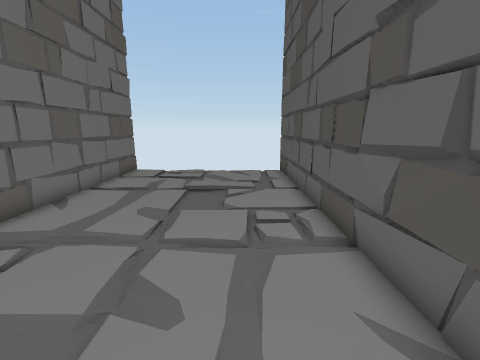
view 1 (above)

14 first-person views from a walk through a 3-D level made in the Unity game engine. The camera is 1.3 m above the floor, tilts 12° down and sees 90° across. The floor is counted in squares, 0.5 m on a side. Each view is taken from the middle of a square. On the plan, view 1 faces up. The plan holds only what a view shows up to about 17 squares ahead; the rest is blank. The place goes on beyond the plan.

view 2
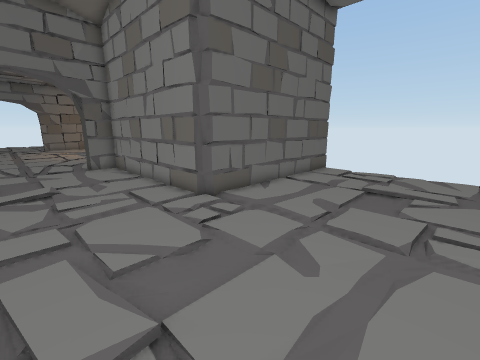

view 3
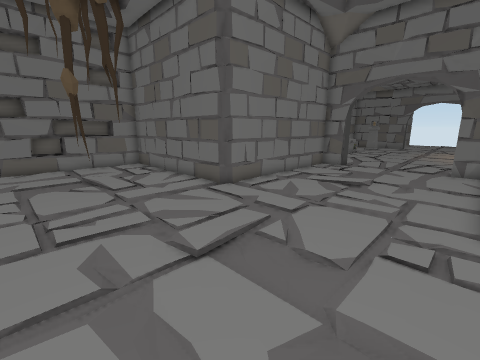

view 4
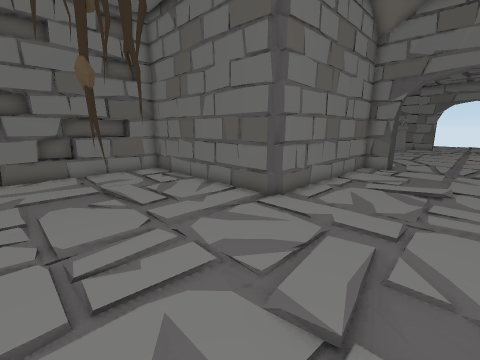

view 5
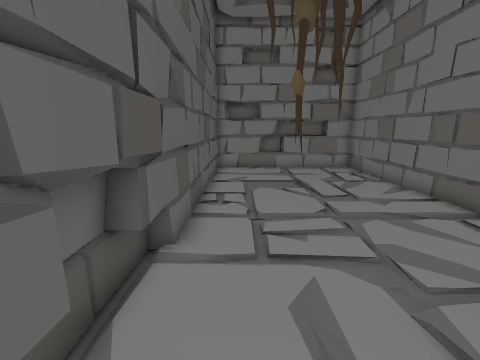

view 6
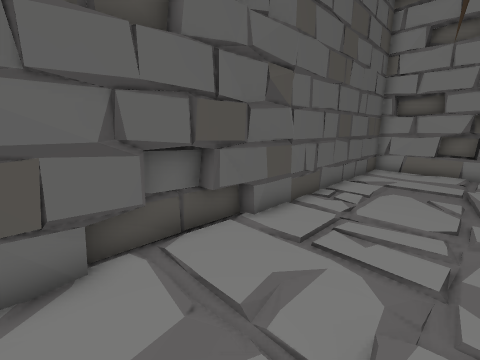

view 7
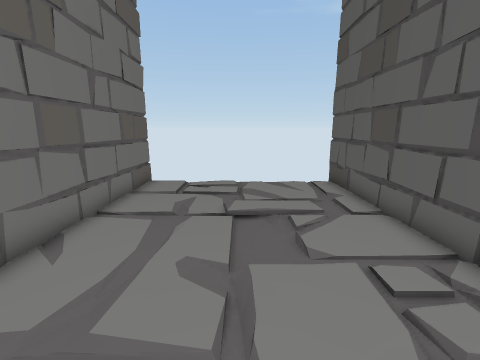

view 8
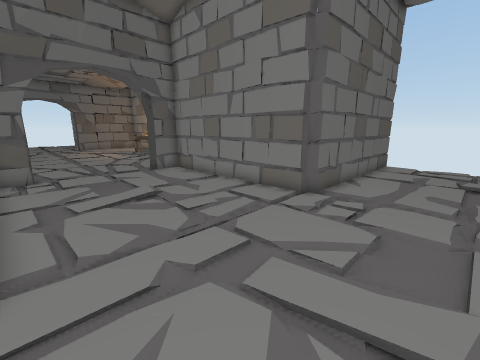

view 9
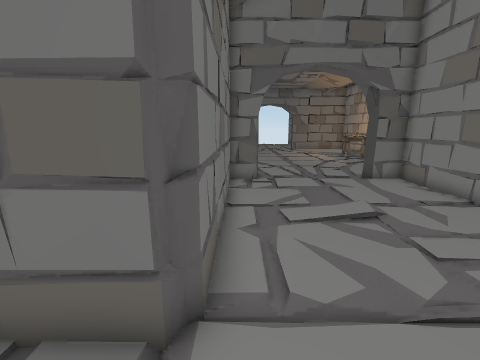

view 10
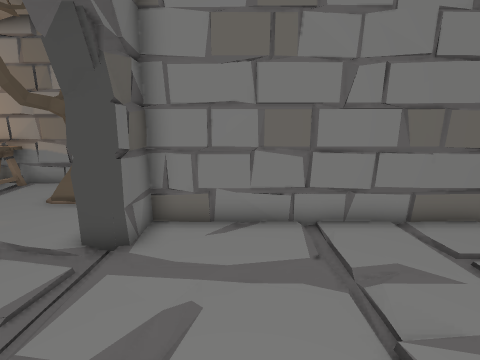

view 11
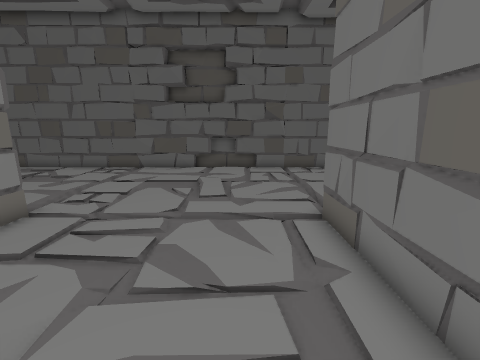

view 12
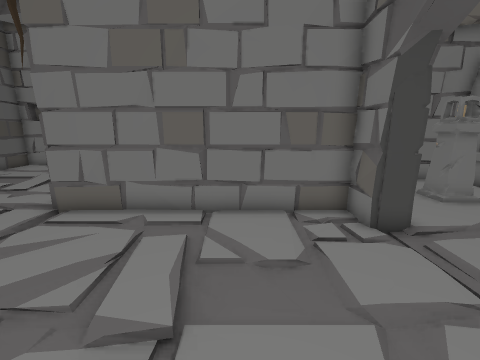

view 13
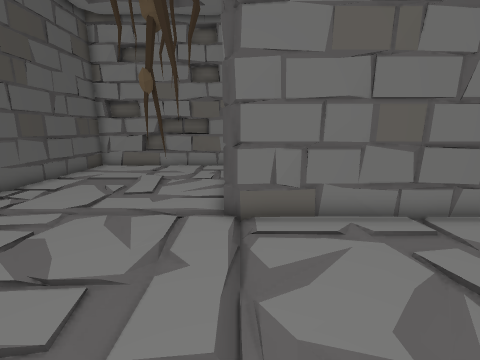

view 14
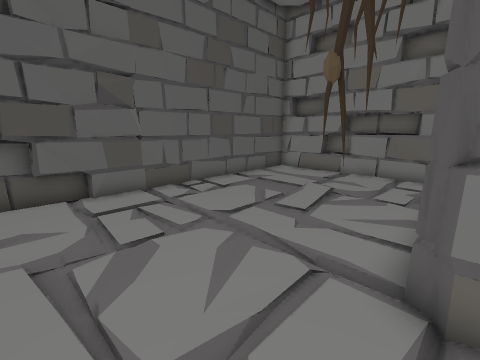

### Floor plan
Points are (right, up) in squares from view 1. A wall is a line through its corners. A room is listed if a view was taken in it or the views show most of it. See-through windows are left out.
Room 1 (views 1, 2, 3, 4, 5, 6, 7, 8, 9, 10, 11, 12, 13, 14)
walls: (-6.9, -4.5) (-6.6, -5.2); (-7, -4.7) (-6.9, -4.7) (-6.5, -4.9) (-6.5, -14.5) (2.4, -14.5) (2.6, 15.1); (-6.5, 4.9) (-7, 4.7) (-7.1, 4.5) (-16.5, 4.5) (-16.6, 3.5) (-16.5, 3) (-17.7, 3); (-6.9, -4.9) (-6.5, -5); (-6.5, 5) (-7.2, 4.6); (-6.5, 5) (-6.9, 4.9); (-10.2, 4.4) (-11.3, 4.6); (-6.4, -8.2) (-6.6, -8.9); (-13.2, -4.6) (-12.7, -4.4); (2.5, 1.6) (2.6, 2.6) (2.5, 3.1); (2.7, 0.1) (2.5, 0.8); (2.7, 0.4) (2.5, 5.2); (-13.8, -4.4) (-12.7, -4.6); (2.6, -2.9) (2.5, -1.7); (2.3, -4.9) (2.8, -1.1); (3.1, -4.5) (3.1, 2); (-16.4, -3) (-16.6, -4.1); (-16.5, -3) (-16.5, -4.5) (-7, -4.5); (-16.7, -3.3) (-16.5, -4.5); (-16.3, 4.5) (-16.6, 3.5); (-16.5, 4.5) (-16.5, 3); (-6.4, 11.8) (-6.6, 10.7); (-17.7, -3) (-16.7, -3) (-16.5, -3.5); (2.3, -11.8) (2.6, -10.7); (-3.9, -14.5) (-3.1, -14.6); (-5, -14.7) (-3.7, -14.5); (-5.3, -15) (1.9, -15.1); (-6.5, 15.1) (-6.5, 5.2) (-7, 4.7); (-0.3, -14.5) (0.7, -14.6) (1, -14.5); (3.1, -13.3) (3.1, -12.8); (2.6, 14.2) (2.5, 15.1); (3.5, -14.4) (3.3, -12.3)
low walls: (2.4, 1.1) (2.2, 2.1); (2.7, 1.2) (2.5, 2.2); (2.8, -2.9) (2.7, -1.7); (2.5, -3.7) (2.6, -3.2); (2.9, -3) (2.8, -0.7); (2, -14.6) (2.7, -14.5)
objects: tree (-20, 6) to (-19, 7)

Where each view was taken, in squares from view 1:
view 1: 0 up, 0 right, facing up
view 2: 1 down, 1 right, facing up-left
view 3: 4 up, 1 right, facing down-left
view 4: 1 up, 1 right, facing down-left
view 5: 2 up, 1 right, facing down
view 6: 2 up, 2 left, facing down-right
view 7: 3 up, 2 left, facing up
view 8: 4 down, 2 left, facing up-left
view 9: 4 down, 4 left, facing left
view 10: 2 down, 14 left, facing up
view 11: 2 down, 14 left, facing right
view 12: 3 up, 13 left, facing down
view 13: 2 up, 7 left, facing down
view 14: 1 down, 7 left, facing down-right
